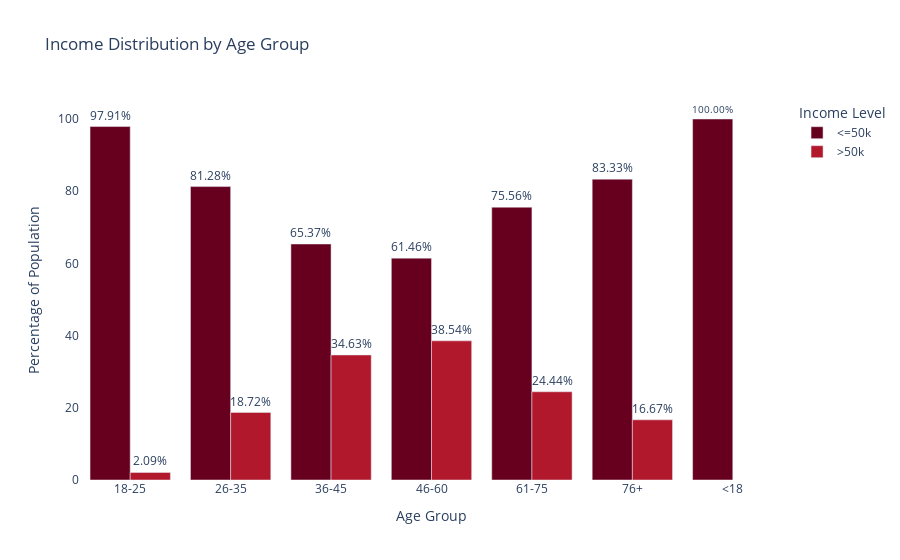
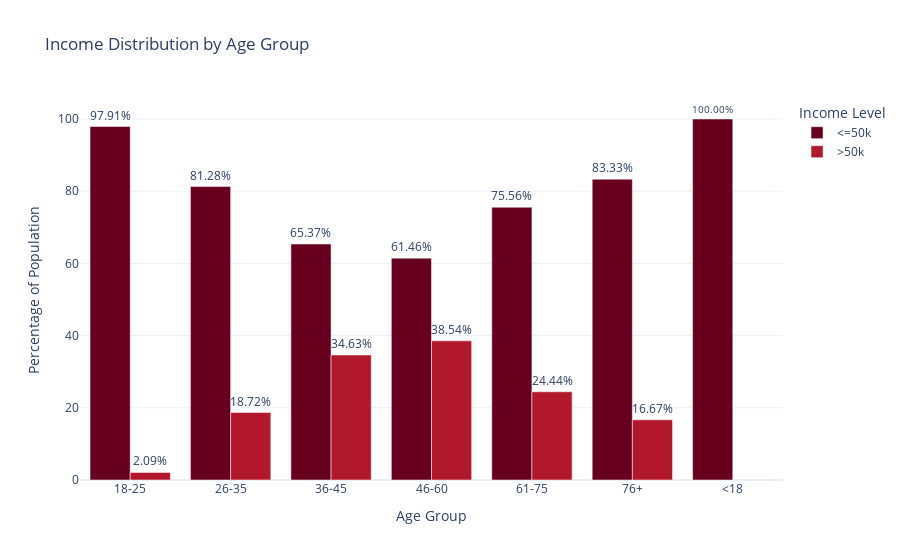
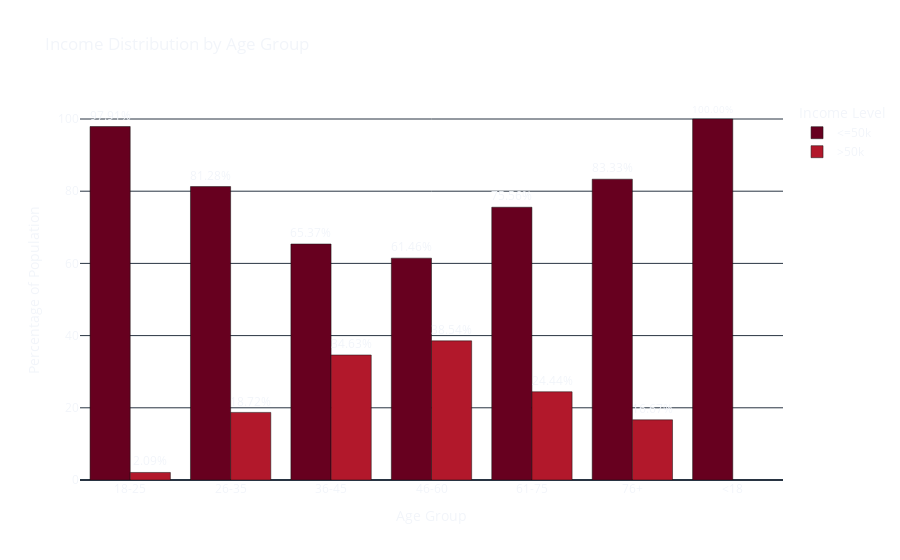
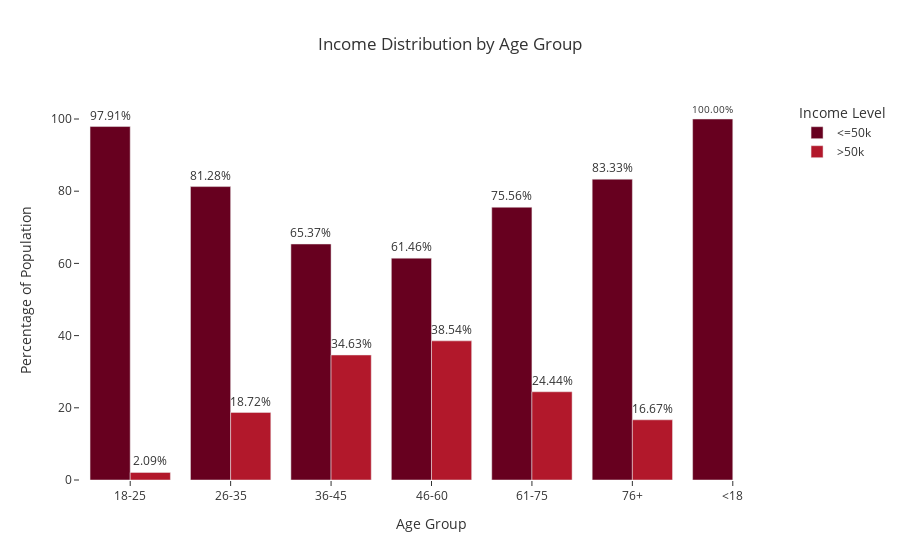

Notebook source saved alongside these figures, in order:
### Markdown cell above
The bar chart visualizes the income distribution across age groups, using percentages within each group. There is an evident pattern in terms of income progression over the years with a gradual increase in terms of the number of people earning >50K starting from 0 amongst those aged 18 and below, peaking between 36 and 60 years, then declining after 60 years but not to zero.

All individuals under 18 earn <=50K, likely due to being students, minors, or ineligible for full-time employment. Extremely few young adults (2.1%) exceed 50K, as most are early in their careers, pursuing education, or in entry-level jobs. For the 26-35 age group, there's a noticeable improvement — roughly 1 in 5 individuals in this group earn >50K, reflecting early career progression and accumulation of qualifications/experience. A substantial income increase is seen in the 36-45 age group: over a third now earn >50K. This is typically considered prime earning age where individuals settle into stable, higher-paying positions. Highest proportion of >50K earners is seen amongst individuals aged between 46 and 60— nearly 4 in 10. This reflects career maturity, peak seniority levels, and accumulated experience. There's a drop-off in high incomes as many transition to retirement, part-time, or less demanding roles in the age group 61-75. Yet about 1 in 4 still earn >50K. Most in 76+ age group earn <=50K, likely due to retirement, pensions, or fixed incomes — but a small minority still earn higher incomes, possibly through continued work or investments.

### Code cell
themes = ["plotly", "plotly_white", "plotly_dark", "ggplot2", "seaborn", 
          "simple_white", "presentation", "gridon", "gridon", "none"]
          

for theme in themes: 
    fig.update_layout(template=theme)
    fig.show()

### Figure 1 — Plotly figure (JSON) as saved in the notebook; plotly's stock layout.template omitted (floating-point values rounded to 4 significant figures)
{"data": [{"alignmentgroup": "True", "hovertemplate": "income=<=50k<br>age_group=%{x}<br>percentage=%{text}<extra></extra>", "legendgroup": "<=50k", "marker": {"color": "rgb(103,0,31)", "pattern": {"shape": ""}}, "name": "<=50k", "offsetgroup": "<=50k", "orientation": "v", "showlegend": true, "text": [97.91, 81.28, 65.37, 61.46, 75.56, 83.33, 100.0], "textposition": "outside", "texttemplate": "%{text:.2f}%", "type": "bar", "x": ["18-25", "26-35", "36-45", "46-60", "61-75", "76+", "<18"], "xaxis": "x", "y": [97.91, 81.28, 65.37, 61.46, 75.56, 83.33, 100.0], "yaxis": "y"}, {"alignmentgroup": "True", "hovertemplate": "income=>50k<br>age_group=%{x}<br>percentage=%{text}<extra></extra>", "legendgroup": ">50k", "marker": {"color": "rgb(178,24,43)", "pattern": {"shape": ""}}, "name": ">50k", "offsetgroup": ">50k", "orientation": "v", "showlegend": true, "text": [2.09, 18.72, 34.63, 38.54, 24.44, 16.67], "textposition": "outside", "texttemplate": "%{text:.2f}%", "type": "bar", "x": ["18-25", "26-35", "36-45", "46-60", "61-75", "76+"], "xaxis": "x", "y": [2.09, 18.72, 34.63, 38.54, 24.44, 16.67], "yaxis": "y"}], "layout": {"autosize": true, "barmode": "group", "legend": {"title": {"text": "Income Level"}, "tracegroupgap": 0}, "paper_bgcolor": "rgba(0, 0, 0, 0)", "plot_bgcolor": "rgba(0, 0, 0, 0)", "title": {"text": "Income Distribution by Age Group"}, "xaxis": {"anchor": "y", "autorange": true, "domain": [0, 1], "range": [-0.5, 6.5], "title": {"text": "Age Group"}, "type": "category"}, "yaxis": {"anchor": "x", "autorange": true, "domain": [0, 1], "range": [0, 105.3], "title": {"text": "Percentage of Population"}, "type": "linear"}}}

### Figure 2 — Plotly figure (JSON) as saved in the notebook; plotly's stock layout.template omitted (floating-point values rounded to 4 significant figures)
{"data": [{"alignmentgroup": "True", "hovertemplate": "income=<=50k<br>age_group=%{x}<br>percentage=%{text}<extra></extra>", "legendgroup": "<=50k", "marker": {"color": "rgb(103,0,31)", "pattern": {"shape": ""}}, "name": "<=50k", "offsetgroup": "<=50k", "orientation": "v", "showlegend": true, "text": [97.91, 81.28, 65.37, 61.46, 75.56, 83.33, 100.0], "textposition": "outside", "texttemplate": "%{text:.2f}%", "type": "bar", "x": ["18-25", "26-35", "36-45", "46-60", "61-75", "76+", "<18"], "xaxis": "x", "y": [97.91, 81.28, 65.37, 61.46, 75.56, 83.33, 100.0], "yaxis": "y"}, {"alignmentgroup": "True", "hovertemplate": "income=>50k<br>age_group=%{x}<br>percentage=%{text}<extra></extra>", "legendgroup": ">50k", "marker": {"color": "rgb(178,24,43)", "pattern": {"shape": ""}}, "name": ">50k", "offsetgroup": ">50k", "orientation": "v", "showlegend": true, "text": [2.09, 18.72, 34.63, 38.54, 24.44, 16.67], "textposition": "outside", "texttemplate": "%{text:.2f}%", "type": "bar", "x": ["18-25", "26-35", "36-45", "46-60", "61-75", "76+"], "xaxis": "x", "y": [2.09, 18.72, 34.63, 38.54, 24.44, 16.67], "yaxis": "y"}], "layout": {"autosize": true, "barmode": "group", "legend": {"title": {"text": "Income Level"}, "tracegroupgap": 0}, "paper_bgcolor": "rgba(0, 0, 0, 0)", "plot_bgcolor": "rgba(0, 0, 0, 0)", "title": {"text": "Income Distribution by Age Group"}, "xaxis": {"anchor": "y", "autorange": true, "domain": [0, 1], "range": [-0.5, 6.5], "title": {"text": "Age Group"}, "type": "category"}, "yaxis": {"anchor": "x", "autorange": true, "domain": [0, 1], "range": [0, 105.3], "title": {"text": "Percentage of Population"}, "type": "linear"}}}

### Figure 3 — Plotly figure (JSON) as saved in the notebook; plotly's stock layout.template omitted (floating-point values rounded to 4 significant figures)
{"data": [{"alignmentgroup": "True", "hovertemplate": "income=<=50k<br>age_group=%{x}<br>percentage=%{text}<extra></extra>", "legendgroup": "<=50k", "marker": {"color": "rgb(103,0,31)", "pattern": {"shape": ""}}, "name": "<=50k", "offsetgroup": "<=50k", "orientation": "v", "showlegend": true, "text": [97.91, 81.28, 65.37, 61.46, 75.56, 83.33, 100.0], "textposition": "outside", "texttemplate": "%{text:.2f}%", "type": "bar", "x": ["18-25", "26-35", "36-45", "46-60", "61-75", "76+", "<18"], "xaxis": "x", "y": [97.91, 81.28, 65.37, 61.46, 75.56, 83.33, 100.0], "yaxis": "y"}, {"alignmentgroup": "True", "hovertemplate": "income=>50k<br>age_group=%{x}<br>percentage=%{text}<extra></extra>", "legendgroup": ">50k", "marker": {"color": "rgb(178,24,43)", "pattern": {"shape": ""}}, "name": ">50k", "offsetgroup": ">50k", "orientation": "v", "showlegend": true, "text": [2.09, 18.72, 34.63, 38.54, 24.44, 16.67], "textposition": "outside", "texttemplate": "%{text:.2f}%", "type": "bar", "x": ["18-25", "26-35", "36-45", "46-60", "61-75", "76+"], "xaxis": "x", "y": [2.09, 18.72, 34.63, 38.54, 24.44, 16.67], "yaxis": "y"}], "layout": {"autosize": true, "barmode": "group", "legend": {"title": {"text": "Income Level"}, "tracegroupgap": 0}, "paper_bgcolor": "rgba(0, 0, 0, 0)", "plot_bgcolor": "rgba(0, 0, 0, 0)", "title": {"text": "Income Distribution by Age Group"}, "xaxis": {"anchor": "y", "autorange": true, "domain": [0, 1], "range": [-0.5, 6.5], "title": {"text": "Age Group"}, "type": "category"}, "yaxis": {"anchor": "x", "autorange": true, "domain": [0, 1], "range": [0, 105.3], "title": {"text": "Percentage of Population"}, "type": "linear"}}}

### Figure 4 — Plotly figure (JSON) as saved in the notebook; plotly's stock layout.template omitted (floating-point values rounded to 4 significant figures)
{"data": [{"alignmentgroup": "True", "hovertemplate": "income=<=50k<br>age_group=%{x}<br>percentage=%{text}<extra></extra>", "legendgroup": "<=50k", "marker": {"color": "rgb(103,0,31)", "pattern": {"shape": ""}}, "name": "<=50k", "offsetgroup": "<=50k", "orientation": "v", "showlegend": true, "text": [97.91, 81.28, 65.37, 61.46, 75.56, 83.33, 100.0], "textposition": "outside", "texttemplate": "%{text:.2f}%", "type": "bar", "x": ["18-25", "26-35", "36-45", "46-60", "61-75", "76+", "<18"], "xaxis": "x", "y": [97.91, 81.28, 65.37, 61.46, 75.56, 83.33, 100.0], "yaxis": "y"}, {"alignmentgroup": "True", "hovertemplate": "income=>50k<br>age_group=%{x}<br>percentage=%{text}<extra></extra>", "legendgroup": ">50k", "marker": {"color": "rgb(178,24,43)", "pattern": {"shape": ""}}, "name": ">50k", "offsetgroup": ">50k", "orientation": "v", "showlegend": true, "text": [2.09, 18.72, 34.63, 38.54, 24.44, 16.67], "textposition": "outside", "texttemplate": "%{text:.2f}%", "type": "bar", "x": ["18-25", "26-35", "36-45", "46-60", "61-75", "76+"], "xaxis": "x", "y": [2.09, 18.72, 34.63, 38.54, 24.44, 16.67], "yaxis": "y"}], "layout": {"autosize": true, "barmode": "group", "legend": {"title": {"text": "Income Level"}, "tracegroupgap": 0}, "paper_bgcolor": "rgba(0, 0, 0, 0)", "plot_bgcolor": "rgba(0, 0, 0, 0)", "title": {"text": "Income Distribution by Age Group"}, "xaxis": {"anchor": "y", "autorange": true, "domain": [0, 1], "range": [-0.5, 6.5], "title": {"text": "Age Group"}, "type": "category"}, "yaxis": {"anchor": "x", "autorange": true, "domain": [0, 1], "range": [0, 105.3], "title": {"text": "Percentage of Population"}, "type": "linear"}}}
